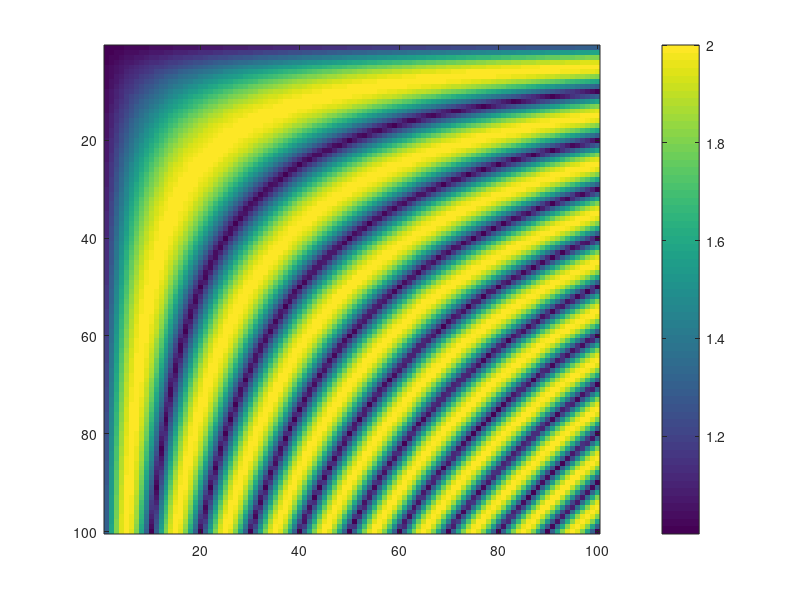

This figure's MATLAB source:
t = (1:100) / 100;
X = zeros(length(t), 100);

for k = 1:100
    X(:, k) = abs(sin(pi * t * k/10)) +1;
end

hndl = imagesc(X);
im.Parent.YDir = 'normal';
colorbar;